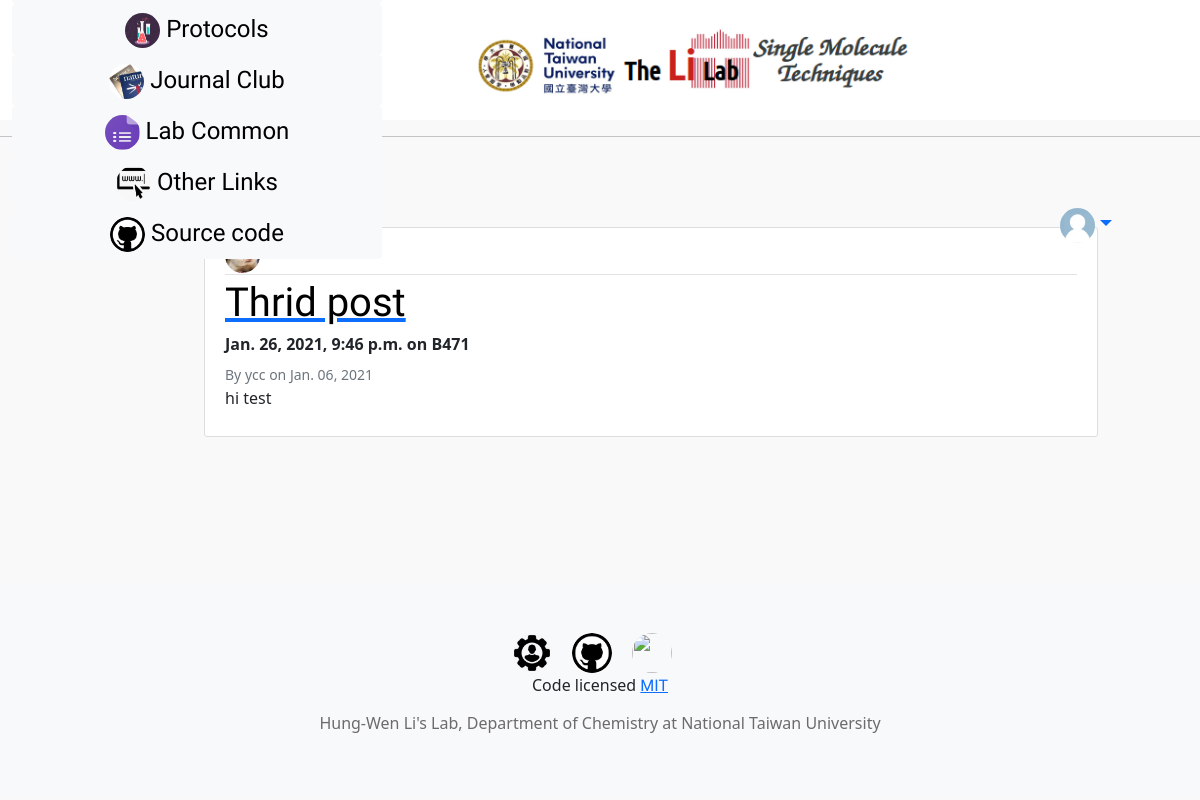
The page /JC/16/ on the database its author committed.
### posts/models.py (models this page shows, shortened)
class Jcpaper(models.Model):
    title = models.CharField(max_length=200)
    journal = models.CharField(max_length=200)
    hwl_recommend = models.BooleanField(default=True)
    time = models.DateTimeField()
    location = models.CharField(max_length=50)
    file = models.FileField(upload_to='JC/%Y/', blank=True)
    link = models.URLField(blank=True)
    content = models.TextField()
    presenter = models.ForeignKey(User, on_delete=models.CASCADE)
    date_posted = models.DateTimeField(default=timezone.now)

### posts/views.py (the view)
# urls.py: path('JC/<int:pk>/', posts_views.JCDetailView.as_view(), name='JCdetail'),
class JCDetailView(DetailView):
    model = Jcpaper
    template_name = 'posts/JC_detail.html'

### posts/templates/posts/JC_detail.html (shortened to what this page needs)
{% extends 'posts/base.html' %}
{% block content %}
<div style="margin:50px 0px 100px 0px;">
    {% if object.hwl_recommend %}
    <small><strong>HWL RECOMMEND</strong></small>
    {% endif %}
    <article class="media content-section">
    <div class="media-body">
      <div class="article-metadata">
      </div>
        <a href={{ object.link }}><h2 class="article-title">{{ object.title }}</h2></a>
            <h6><strong>{{ object.time }} on {{ object.location }}</strong></h6>
        <small class="text-muted"> By {{ object.presenter }}</small><small class="text-muted"> on {{ object.date_posted|date:"M. d, Y" }}</small>
        <p class="article-content-d">{{ object.content }}</p>
    </div>
  </article>
</div>
{% endblock content %}

### posts/static/posts/post.css (style rules this page uses)
.article-title { color: #000000; font-family: 'Josefin Sans', 'Noto Sans TC',sans-serif; padding-bottom: 0.0vmin; padding-left: 0vmin; font-size: 5.0vmin }
.content-section { background: #ffffff; padding: 10px 20px; border: 1px solid #dddddd; border-radius: 3px; margin-bottom: 0px; }
a { font-family: 'Titillium Web', sans-serif !important; }
.article-metadata { padding-bottom: 1px; margin-bottom: 4px; border-bottom: 1px solid #e3e3e3 }

### posts/templates/posts/base.html (style rules this page uses)
body { background:#f9f9f9; }

### rows shown on the page
Jcpaper: title "Thrid post", time "Jan. 26, 2021, 9:46 p.m.", location "B471", presenter "ycc", date_posted "Jan. 06, 2021", content "hi test"
